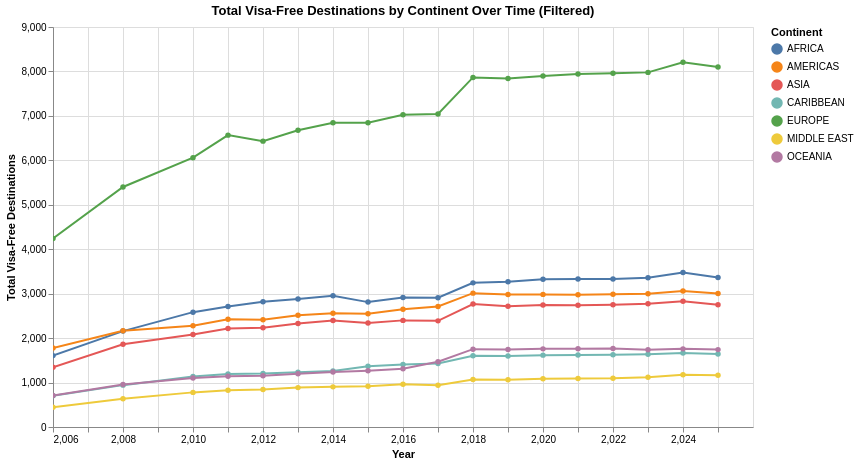

Write notebook code for a chart like this one.
### Markdown cell above
There are some missing years [2007, 2009] that can be just ignored. The plot will linearly interpolate this values but it will not suppose a big problem since it is not alterating the real data.

### Code cell
# Remove years 2007 and 2009 with zero counts
all_years = sorted(continent_year_sum['year'].unique())
filtered_continent_year_sum = continent_year_sum[~continent_year_sum['year'].isin([2007, 2009])]

# Altair line chart: total visa-free count over time by continent (filtered)
filtered_continent_chart = alt.Chart(filtered_continent_year_sum).mark_line(point=True).encode(
    x=alt.X('year:Q', title='Year', axis=alt.Axis(values=all_years) ),
    y=alt.Y('visa_free_count:Q', title='Total Visa-Free Destinations'),
    color=alt.Color('region:N', title='Continent'),
    tooltip=['region', 'year', 'visa_free_count']
).properties(
    title='Total Visa-Free Destinations by Continent Over Time (Filtered)',
    width=700,
    height=400
).interactive()

filtered_continent_chart

### Figure 1 — Vega-Lite specification as saved in the notebook (floating-point values rounded to 4 significant figures)
{"config": {"view": {"continuousWidth": 300, "continuousHeight": 300}}, "data": {"name": "data-4d54c9f04e9843ac55e0feaea8babb22"}, "mark": {"type": "line", "point": true}, "encoding": {"color": {"field": "region", "title": "Continent", "type": "nominal"}, "tooltip": [{"field": "region", "type": "nominal"}, {"field": "year", "type": "quantitative"}, {"field": "visa_free_count", "type": "quantitative"}], "x": {"axis": {"values": [2006.0, 2007.0, 2008.0, 2009.0, 2010.0, 2011.0, 2012.0, 2013.0, 2014.0, 2015.0, 2016.0, 2017.0, 2018.0, 2019.0, 2020.0, 2021.0, 2022.0, 2023.0, 2024.0, 2025.0]}, "field": "year", "title": "Year", "type": "quantitative"}, "y": {"field": "visa_free_count", "title": "Total Visa-Free Destinations", "type": "quantitative"}}, "height": 400, "params": [{"name": "param_13", "select": {"type": "interval", "encodings": ["x", "y"]}, "bind": "scales"}], "title": "Total Visa-Free Destinations by Continent Over Time (Filtered)", "width": 700, "$schema": "https://vega.github.io/schema/vega-lite/v5.20.1.json", "datasets": {"data-4d54c9f04e9843ac55e0feaea8babb22": [{"region": "AFRICA", "year": 2006, "visa_free_count": 1606}, {"region": "AFRICA", "year": 2008, "visa_free_count": 2158}, {"region": "AFRICA", "year": 2010, "visa_free_count": 2584}, {"region": "AFRICA", "year": 2011, "visa_free_count": 2711}, {"region": "AFRICA", "year": 2012, "visa_free_count": 2818}, {"region": "AFRICA", "year": 2013, "visa_free_count": 2880}, {"region": "AFRICA", "year": 2014, "visa_free_count": 2954}, {"region": "AFRICA", "year": 2015, "visa_free_count": 2810}, {"region": "AFRICA", "year": 2016, "visa_free_count": 2916}, {"region": "AFRICA", "year": 2017, "visa_free_count": 2908}, {"region": "AFRICA", "year": 2018, "visa_free_count": 3243}, {"region": "AFRICA", "year": 2019, "visa_free_count": 3269}, {"region": "AFRICA", "year": 2020, "visa_free_count": 3322}, {"region": "AFRICA", "year": 2021, "visa_free_count": 3328}, {"region": "AFRICA", "year": 2022, "visa_free_count": 3331}, {"region": "AFRICA", "year": 2023, "visa_free_count": 3359}, {"region": "AFRICA", "year": 2024, "visa_free_count": 3477}, {"region": "AFRICA", "year": 2025, "visa_free_count": 3362}, {"region": "AMERICAS", "year": 2006, "visa_free_count": 1778}, {"region": "AMERICAS", "year": 2008, "visa_free_count": 2165}, {"region": "AMERICAS", "year": 2010, "visa_free_count": 2279}, {"region": "AMERICAS", "year": 2011, "visa_free_count": 2423}, {"region": "AMERICAS", "year": 2012, "visa_free_count": 2412}, {"region": "AMERICAS", "year": 2013, "visa_free_count": 2512}, {"region": "AMERICAS", "year": 2014, "visa_free_count": 2560}, {"region": "AMERICAS", "year": 2015, "visa_free_count": 2548}, {"region": "AMERICAS", "year": 2016, "visa_free_count": 2649}, {"region": "AMERICAS", "year": 2017, "visa_free_count": 2713}, {"region": "AMERICAS", "year": 2018, "visa_free_count": 3012}, {"region": "AMERICAS", "year": 2019, "visa_free_count": 2979}, {"region": "AMERICAS", "year": 2020, "visa_free_count": 2984}, {"region": "AMERICAS", "year": 2021, "visa_free_count": 2975}, {"region": "AMERICAS", "year": 2022, "visa_free_count": 2986}, {"region": "AMERICAS", "year": 2023, "visa_free_count": 2996}, {"region": "AMERICAS", "year": 2024, "visa_free_count": 3058}, {"region": "AMERICAS", "year": 2025, "visa_free_count": 3004}, {"region": "ASIA", "year": 2006, "visa_free_count": 1345}, {"region": "ASIA", "year": 2008, "visa_free_count": 1861}, {"region": "ASIA", "year": 2010, "visa_free_count": 2081}, {"region": "ASIA", "year": 2011, "visa_free_count": 2215}, {"region": "ASIA", "year": 2012, "visa_free_count": 2232}, {"region": "ASIA", "year": 2013, "visa_free_count": 2327}, {"region": "ASIA", "year": 2014, "visa_free_count": 2397}, {"region": "ASIA", "year": 2015, "visa_free_count": 2340}, {"region": "ASIA", "year": 2016, "visa_free_count": 2399}, {"region": "ASIA", "year": 2017, "visa_free_count": 2388}, {"region": "ASIA", "year": 2018, "visa_free_count": 2767}, {"region": "ASIA", "year": 2019, "visa_free_count": 2715}, {"region": "ASIA", "year": 2020, "visa_free_count": 2747}, {"region": "ASIA", "year": 2021, "visa_free_count": 2741}, {"region": "ASIA", "year": 2022, "visa_free_count": 2753}, {"region": "ASIA", "year": 2023, "visa_free_count": 2774}, {"region": "ASIA", "year": 2024, "visa_free_count": 2831}, {"region": "ASIA", "year": 2025, "visa_free_count": 2752}, {"region": "CARIBBEAN", "year": 2006, "visa_free_count": 703}, {"region": "CARIBBEAN", "year": 2008, "visa_free_count": 942}, {"region": "CARIBBEAN", "year": 2010, "visa_free_count": 1137}, {"region": "CARIBBEAN", "year": 2011, "visa_free_count": 1194}, {"region": "CARIBBEAN", "year": 2012, "visa_free_count": 1203}, {"region": "CARIBBEAN", "year": 2013, "visa_free_count": 1233}, {"region": "CARIBBEAN", "year": 2014, "visa_free_count": 1259}, {"region": "CARIBBEAN", "year": 2015, "visa_free_count": 1368}, {"region": "CARIBBEAN", "year": 2016, "visa_free_count": 1406}, {"region": "CARIBBEAN", "year": 2017, "visa_free_count": 1429}, {"region": "CARIBBEAN", "year": 2018, "visa_free_count": 1603}, {"region": "CARIBBEAN", "year": 2019, "visa_free_count": 1595}, {"region": "CARIBBEAN", "year": 2020, "visa_free_count": 1617}, {"region": "CARIBBEAN", "year": 2021, "visa_free_count": 1622}, {"region": "CARIBBEAN", "year": 2022, "visa_free_count": 1625}, {"region": "CARIBBEAN", "year": 2023, "visa_free_count": 1638}, {"region": "CARIBBEAN", "year": 2024, "visa_free_count": 1664}, {"region": "CARIBBEAN", "year": 2025, "visa_free_count": 1641}, {"region": "EUROPE", "year": 2006, "visa_free_count": 4242}, {"region": "EUROPE", "year": 2008, "visa_free_count": 5401}, {"region": "EUROPE", "year": 2010, "visa_free_count": 6059}, {"region": "EUROPE", "year": 2011, "visa_free_count": 6567}, {"region": "EUROPE", "year": 2012, "visa_free_count": 6432}, {"region": "EUROPE", "year": 2013, "visa_free_count": 6675}, {"region": "EUROPE", "year": 2014, "visa_free_count": 6846}, {"region": "EUROPE", "year": 2015, "visa_free_count": 6846}, {"region": "EUROPE", "year": 2016, "visa_free_count": 7024}, {"region": "EUROPE", "year": 2017, "visa_free_count": 7043}, {"region": "EUROPE", "year": 2018, "visa_free_count": 7866}, {"region": "EUROPE", "year": 2019, "visa_free_count": 7843}, {"region": "EUROPE", "year": 2020, "visa_free_count": 7897}, {"region": "EUROPE", "year": 2021, "visa_free_count": 7940}, {"region": "EUROPE", "year": 2022, "visa_free_count": 7957}, {"region": "EUROPE", "year": 2023, "visa_free_count": 7979}, {"region": "EUROPE", "year": 2024, "visa_free_count": 8208}, {"region": "EUROPE", "year": 2025, "visa_free_count": 8098}, {"region": "MIDDLE EAST", "year": 2006, "visa_free_count": 444}, {"region": "MIDDLE EAST", "year": 2008, "visa_free_count": 634}, {"region": "MIDDLE EAST", "year": 2010, "visa_free_count": 779}, {"region": "MIDDLE EAST", "year": 2011, "visa_free_count": 826}, {"region": "MIDDLE EAST", "year": 2012, "visa_free_count": 843}, {"region": "MIDDLE EAST", "year": 2013, "visa_free_count": 886}, {"region": "MIDDLE EAST", "year": 2014, "visa_free_count": 903}, {"region": "MIDDLE EAST", "year": 2015, "visa_free_count": 919}, {"region": "MIDDLE EAST", "year": 2016, "visa_free_count": 960}, {"region": "MIDDLE EAST", "year": 2017, "visa_free_count": 938}, {"region": "MIDDLE EAST", "year": 2018, "visa_free_count": 1067}, {"region": "MIDDLE EAST", "year": 2019, "visa_free_count": 1064}, {"region": "MIDDLE EAST", "year": 2020, "visa_free_count": 1085}, {"region": "MIDDLE EAST", "year": 2021, "visa_free_count": 1090}, {"region": "MIDDLE EAST", "year": 2022, "visa_free_count": 1096}, {"region": "MIDDLE EAST", "year": 2023, "visa_free_count": 1120}, {"region": "MIDDLE EAST", "year": 2024, "visa_free_count": 1177}, {"region": "MIDDLE EAST", "year": 2025, "visa_free_count": 1166}, {"region": "OCEANIA", "year": 2006, "visa_free_count": 708}, {"region": "OCEANIA", "year": 2008, "visa_free_count": 958}, {"region": "OCEANIA", "year": 2010, "visa_free_count": 1101}, {"region": "OCEANIA", "year": 2011, "visa_free_count": 1141}, {"region": "OCEANIA", "year": 2012, "visa_free_count": 1155}, {"region": "OCEANIA", "year": 2013, "visa_free_count": 1199}, {"region": "OCEANIA", "year": 2014, "visa_free_count": 1236}, {"region": "OCEANIA", "year": 2015, "visa_free_count": 1266}, {"region": "OCEANIA", "year": 2016, "visa_free_count": 1311}, {"region": "OCEANIA", "year": 2017, "visa_free_count": 1468}, {"region": "OCEANIA", "year": 2018, "visa_free_count": 1751}, {"region": "OCEANIA", "year": 2019, "visa_free_count": 1746}, {"region": "OCEANIA", "year": 2020, "visa_free_count": 1758}, {"region": "OCEANIA", "year": 2021, "visa_free_count": 1763}, {"region": "OCEANIA", "year": 2022, "visa_free_count": 1764}, {"region": "OCEANIA", "year": 2023, "visa_free_count": 1737}, {"region": "OCEANIA", "year": 2024, "visa_free_count": 1758}, {"region": "OCEANIA", "year": 2025, "visa_free_count": 1741}]}}
